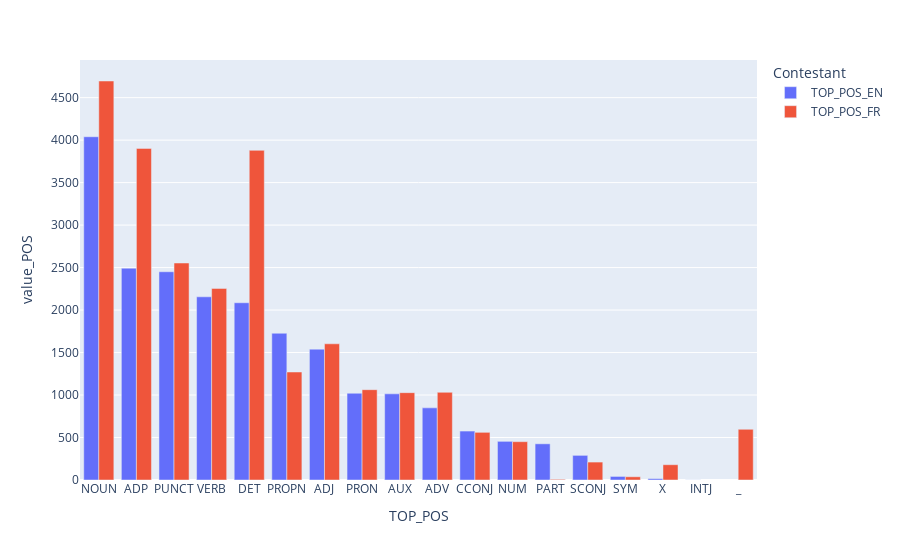

Notebook cell for this chart:
### Code cell
import pandas as pd


df = pd.DataFrame({

    "TOP_POS" : TOP_POS,
    "Contestant": Contestant,
    "value_POS": value,
})

import plotly.express as px

fig = px.bar(df, x="TOP_POS", y="value_POS", color="Contestant", barmode="group")
fig.show()

### Figure 1 — Plotly figure (JSON) as saved in the notebook; plotly's stock layout.template omitted (floating-point values rounded to 4 significant figures)
{"data": [{"alignmentgroup": "True", "hovertemplate": "Contestant=TOP_POS_EN<br>TOP_POS=%{x}<br>value_POS=%{y}<extra></extra>", "legendgroup": "TOP_POS_EN", "marker": {"color": "#636efa"}, "name": "TOP_POS_EN", "offsetgroup": "TOP_POS_EN", "orientation": "v", "showlegend": true, "textposition": "auto", "type": "bar", "x": ["NOUN", "ADP", "PUNCT", "VERB", "DET", "PROPN", "ADJ", "PRON", "AUX", "ADV", "CCONJ", "NUM", "PART", "SCONJ", "SYM", "X", "INTJ"], "xaxis": "x", "y": [4040, 2493, 2451, 2156, 2086, 1727, 1540, 1021, 1014, 849, 576, 455, 426, 290, 42, 16, 1], "yaxis": "y"}, {"alignmentgroup": "True", "hovertemplate": "Contestant=TOP_POS_FR<br>TOP_POS=%{x}<br>value_POS=%{y}<extra></extra>", "legendgroup": "TOP_POS_FR", "marker": {"color": "#EF553B"}, "name": "TOP_POS_FR", "offsetgroup": "TOP_POS_FR", "orientation": "v", "showlegend": true, "textposition": "auto", "type": "bar", "x": ["NOUN", "ADP", "DET", "PUNCT", "VERB", "ADJ", "PROPN", "PRON", "ADV", "AUX", "_", "CCONJ", "NUM", "SCONJ", "X", "SYM", "PART"], "xaxis": "x", "y": [4696, 3903, 3880, 2554, 2255, 1603, 1271, 1063, 1032, 1028, 597, 561, 451, 211, 180, 38, 8], "yaxis": "y"}], "layout": {"barmode": "group", "legend": {"title": {"text": "Contestant"}, "tracegroupgap": 0}, "margin": {"t": 60}, "xaxis": {"anchor": "y", "domain": [0, 1], "title": {"text": "TOP_POS"}}, "yaxis": {"anchor": "x", "domain": [0, 1], "title": {"text": "value_POS"}}}}
